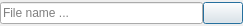
<?xml version="1.0" encoding="UTF-8"?>
<ui version="4.0">
 <class>Anansi::FileNameWidget</class>
 <widget class="QWidget" name="Anansi::FileNameWidget">
  <property name="geometry">
   <rect>
    <x>0</x>
    <y>0</y>
    <width>243</width>
    <height>26</height>
   </rect>
  </property>
  <property name="minimumSize">
   <size>
    <width>50</width>
    <height>0</height>
   </size>
  </property>
  <property name="windowTitle">
   <string>Form</string>
  </property>
  <layout class="QHBoxLayout" name="horizontalLayout" stretch="1,0">
   <property name="spacing">
    <number>0</number>
   </property>
   <property name="leftMargin">
    <number>0</number>
   </property>
   <property name="topMargin">
    <number>0</number>
   </property>
   <property name="rightMargin">
    <number>0</number>
   </property>
   <property name="bottomMargin">
    <number>0</number>
   </property>
   <item>
    <widget class="QLineEdit" name="path">
     <property name="text">
      <string/>
     </property>
     <property name="placeholderText">
      <string>File name ...</string>
     </property>
    </widget>
   </item>
   <item>
    <widget class="QPushButton" name="choose">
     <property name="text">
      <string/>
     </property>
     <property name="icon">
      <iconset theme="document-open" resource="../resources/resources.qrc">
       <normaloff>:/icons/buttons/choose-document</normaloff>:/icons/buttons/choose-document</iconset>
     </property>
     <property name="iconSize">
      <size>
       <width>16</width>
       <height>16</height>
      </size>
     </property>
     <property name="default">
      <bool>true</bool>
     </property>
    </widget>
   </item>
  </layout>
 </widget>
 <resources>
  <include location="../resources/resources.qrc"/>
 </resources>
 <connections/>
</ui>
